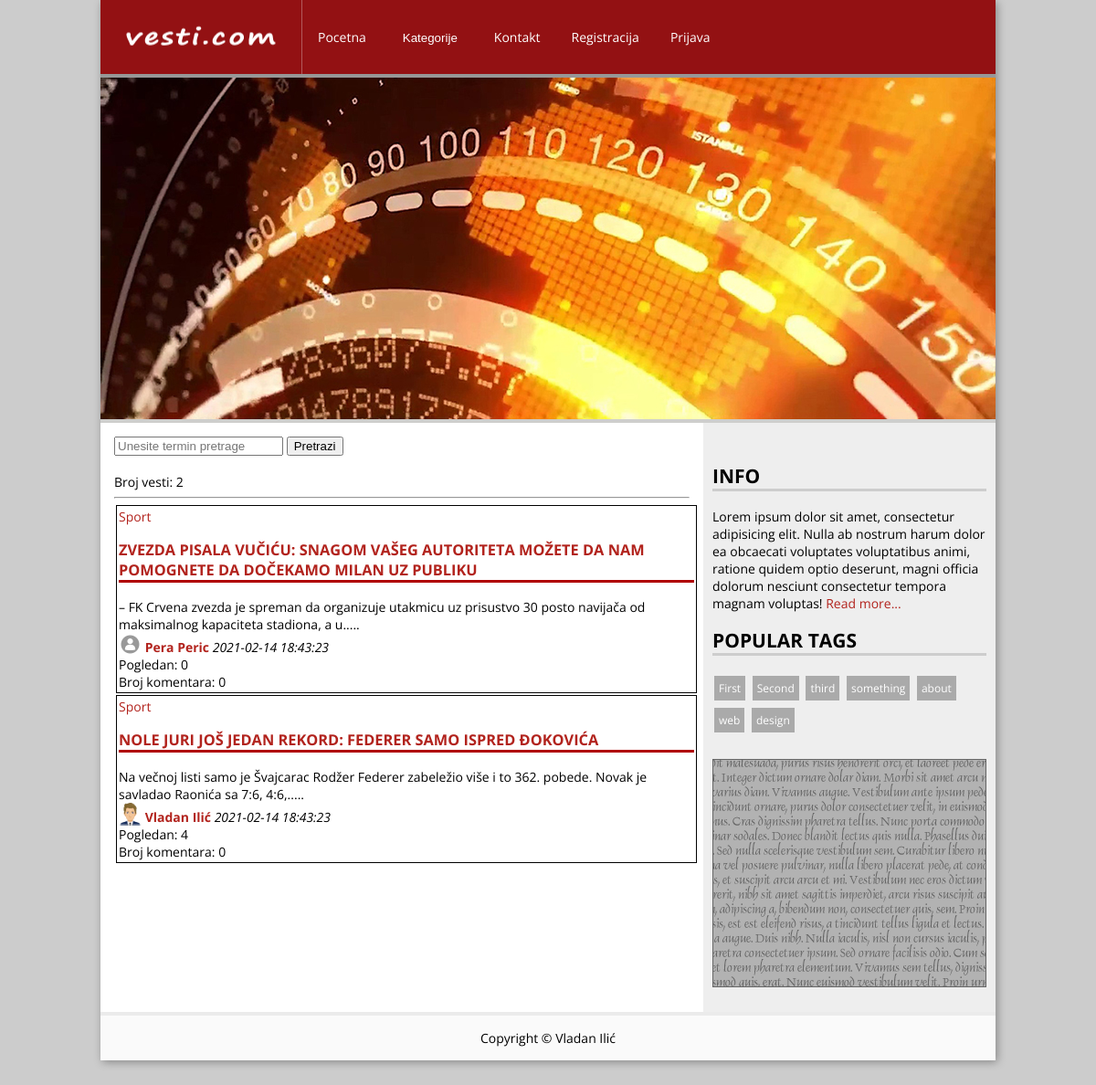
Screenshot of /index.php?kategorija=1 with the database file from the repository.
### tables this page shows
CREATE TABLE IF NOT EXISTS `vesti` (
  `id` int(3) UNSIGNED NOT NULL AUTO_INCREMENT,
  `naslov` varchar(150) NOT NULL,
  `tekst` text NOT NULL,
  `vreme` timestamp NOT NULL DEFAULT CURRENT_TIMESTAMP,
  `autor` int(3) NOT NULL,
  `kategorija` int(3) NOT NULL,
  `obrisan` int(1) NOT NULL DEFAULT '0',
  `izmena` timestamp NULL DEFAULT NULL ON UPDATE CURRENT_TIMESTAMP,
  `pogledan` int(5) NOT NULL DEFAULT '0',
  PRIMARY KEY (`id`)
);

### klase/classBaza.php (called while the page is built, shortened)
<?php
class Baza{
    protected $lokacija;
    protected $korime;
    protected $lozinka;
    protected $baza;
    protected $db;
    public function __construct(){
        $this->lokacija="localhost";
        $this->korime="root";
        $this->lozinka="";
        $this->baza="news";
    }
    public function connect(){
        $this->db=@mysqli_connect($this->lokacija, $this->korime, $this->lozinka, $this->baza);
        return $this->db;
    }
    public function query($upit){
        return mysqli_query($this->db, $upit);
    }
    public function fetch_object($rez){
        return mysqli_fetch_object($rez);
    }
    public function num_rows($rez){
        return mysqli_num_rows($rez);
    }
}
?>

### index.php (the view, shortened to what this page needs)
<?php
$db=new Baza();
?>
<!DOCTYPE html>
<html lang="sr">
<head>
    <link href="css/style.css" rel="stylesheet">
</head>
<body>
<div id="wrapper">
    <?php include_once("_menu.php");?>
    <div class="content">
        <div id="main">
        <form action="index.php" method="post">
        <input type="text" name="termin" placeholder='Unesite termin pretrage'> <button>Pretrazi</button><br><br>
    </form>
        <?php
              $upit="SELECT * FROM vwvesti WHERE obrisan=0 ORDER BY id DESC";
              if(isset($_GET['kategorija']))$upit="SELECT * FROM vwvesti WHERE obrisan=0 AND kategorija='".$_GET['kategorija']."' ORDER BY id DESC";
              $rez=$db->query($upit);
              echo "Broj vesti: ".$db->num_rows($rez)."<hr>";
              while($red=$db->fetch_object($rez))
              {
                  echo "<div style='border: 1px solid black; width:100%;margin:2px;padding:2px'>";
                  echo "<a href='index.php?kategorija=".$red->kategorija."'>".$red->naziv."</a><br>";
                  echo "<h3><a href='vesti.php?id=".$red->id."'>".$red->naslov."</a></h3>";
                  if(isset($_GET['id']))
                      echo $red->tekst;
                  else
                  {
                      $tmp=explode(" ", $red->tekst);
                      $novi=array_slice($tmp, 0, 20);
                      $a=implode(" ", $novi).".....<br>";
                      if(isset($_POST['termin']))
                          echo str_replace(strtolower($_POST['termin']), "<span style='background-color:yellow'>".$_POST['termin']."</span>", strtolower($a));
                      else
                          echo $a;
                  }
                  if(file_exists("avatar/".$red->autor.".jpg")) $slika="avatar/".$red->autor.".jpg";
                  else $slika="avatar/nouser.jpg";
                  echo "<img src='{$slika}' height='25px'> ";
                  echo "<b><a href='index.php?autor=".$red->autor."'>".$red->ime ." ".$red->prezime."</a></b> <i>".$red->vreme."</i><br>";
                  echo "Pogledan: {$red->pogledan}<br>";
                  $upit="SELECT count(id) AS broj FROM komentari  WHERE idvesti={$red->id} AND dozvoljen=1 GROUP BY idvesti";
                  $pomrez=$db->query($upit);
                  if($db->num_rows($pomrez)==1){
                      $pomred=$db->fetch_object($pomrez);
                      echo "Broj komentara: {$pomred->broj}";
                  }
                  else
                      echo "Broj komentara: 0";
                  echo "</div>";
              }
          ?>
        </div>
        <?php include_once("_sidebar.php")?>
        </div>
        <?php include_once("_futer.php")?>
    </div>
</body>
</html>

### css/style.css (style rules this page uses)
body { background-color: #ccc; font-family: "Open Sans"; font-size: 0.875rem; margin:0; padding: 0; }
h1, h2, h3, h4, h5, h6 { text-transform: uppercase; border-bottom: 3px solid #b00203; }
a { text-decoration: none; color:#b2231d; }
img { vertical-align: bottom; }
#wrapper { background-color: white; width: 980px; margin: 0 auto 50px; border-radius: 2px; box-shadow: 2px 2px 10px #888888; }
.content { display:flex; align-items:flex-start; }
#main { padding: 15px; flex-basis: 630px; }

### rows the page displays
vesti: naziv "Sport", naslov "ZVEZDA PISALA VUČIĆU: SNAGOM VAŠEG AUTORITETA MOŽETE DA NAM POMOGNETE DA DOČEKAMO MILAN UZ PUBLIKU", novi "– FK Crvena zvezda je spreman da organizuje utakmicu uz prisustvo 30 posto navijača od maksimalnog kapaciteta stadiona, a u", shows a picture, ime "Pera", prezime "Peric", vreme "2021-02-14 18:43:23", pogledan "0"
vesti: naziv "Sport", naslov "NOLE JURI JOŠ JEDAN REKORD: FEDERER SAMO ISPRED ĐOKOVIĆA", novi "Na večnoj listi samo je Švajcarac Rodžer Federer zabeležio više i to 362. pobede. Novak je savladao Raonića sa 7:6, 4:6,", shows a picture, ime "Vladan", prezime "Ilić", vreme "2021-02-14 18:43:23", pogledan "4"

### other values shown
$db->num_rows($rez) "2"
